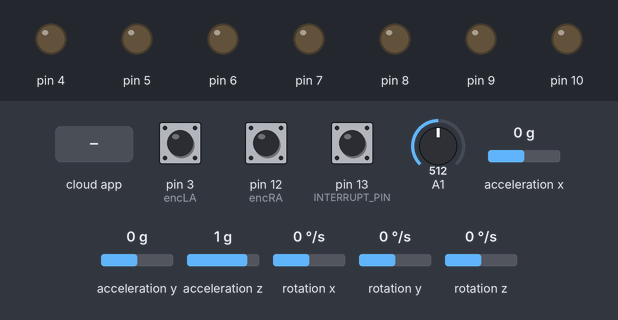
Recording of a program running on a simulated Teensy 3. Parts: output pins drawn as LEDs (lit = HIGH). The inputs (shaded band) are chosen by the test bench; at power-on: pin 3 (encLA) HIGH, pin 12 (encRA) HIGH, pin 13 (INTERRUPT_PIN) LOW, A1 = 512, acceleration x 0 g, acceleration y 0 g, acceleration z 1 g, rotation x 0 °/s, rotation y 0 °/s, rotation z 0 °/s. The ROS host is connected and sends only what is stated; the sensor or clock chip raises its interrupt line as the real part does.

Above: at 1.7 s.
1.8 s: the phone or cloud app sets linear.x to -100
At 2.4 s:
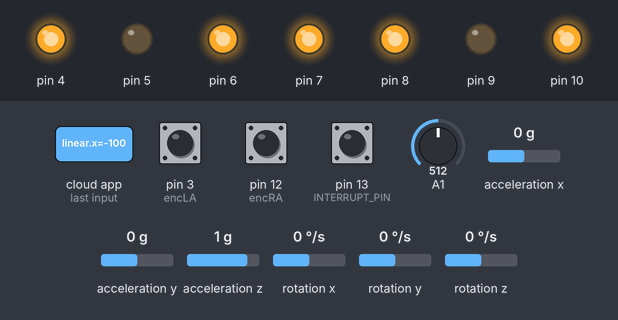
3.3 s: the phone or cloud app sets linear.x to 0
At 4.3 s:
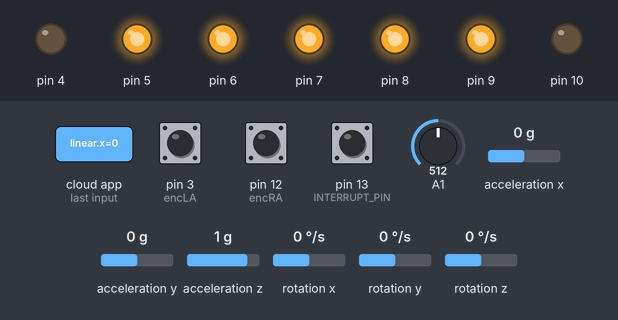
4.8 s: the phone or cloud app sets angular.z to -100
At 6.0 s:
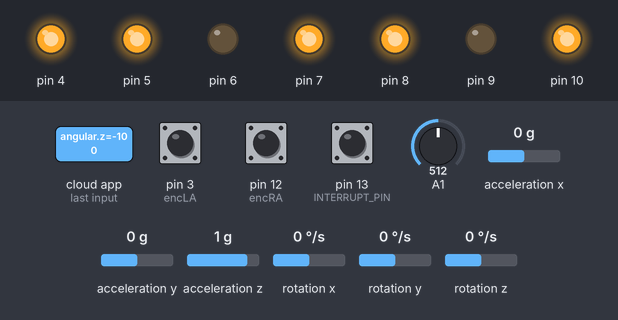
6.3 s: the phone or cloud app sets angular.z to 100
At 7.1 s:
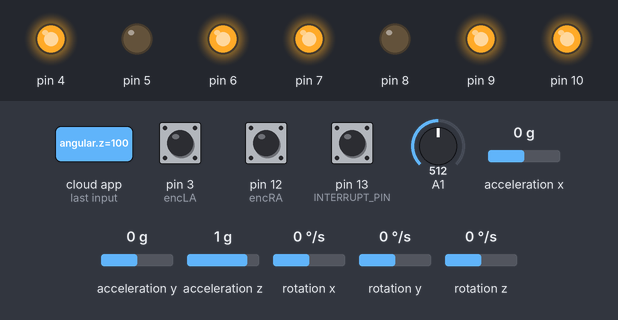
7.9 s: the phone or cloud app sets linear.x to 100
At 9.0 s:
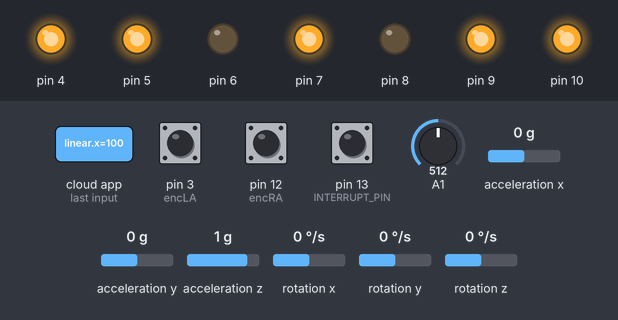
9.4 s: the phone or cloud app sets linear.x to -100
At 10.9 s:
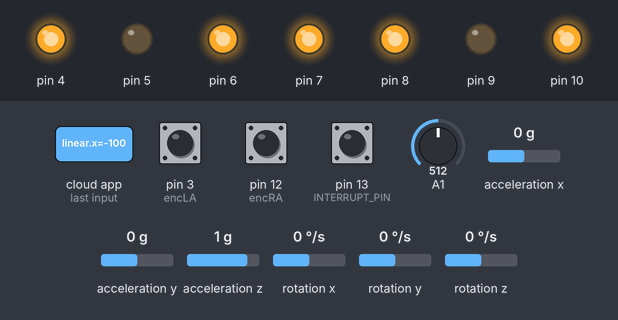
Timing chart, 0 to 11.9 s (numbered marks = the images above; inputs shaded):
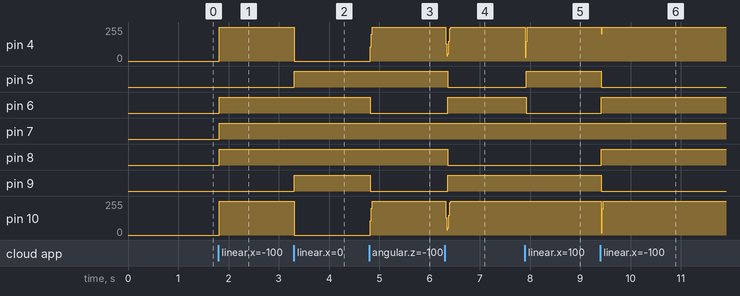

The program:

main.cpp
```cpp
/*
 * Mobile Robot w/ Teensy 3.2
 *  - ROS Control
 *  - Autonomous
 *
 * MPU-6050 IMU, Motor + Encoder
 * Library to be needed:
 *  - I2C_dev.h
 *  - MPU6050_6Axis_MotionApps612.h
 *  - TaskScheduler.h
 */


//===== IMU ====//
//==============//
#include "readAngle.h"
readAngle imu;


//===== MOTOR =====//
//=================//
//* Define motor driver pin on teensy3.2
#define PWMA 4
#define AIN2 5
#define AIN1 6
#define STBY 7
#define BIN1 8
#define BIN2 9
#define PWMB 10

#define encLA 3
#define encLB 2
#define encRA 12
#define encRB 11

#define readRA digitalReadFast(encRA) //faster than digitalRead()
#define readRB digitalReadFast(encRB)
#define readLA digitalReadFast(encLA)
#define readLB digitalReadFast(encLB)

const float wheelDia      = 70.0;           //Diameter of wheel 70 mm
const int   countsPerRev  = 1012;           //11 ppr * 46 gear ratio * (2 raising/falling edge)
const float wheelDistance = 135.0;          //Distance between wheel 135 mm
const float ticksPerMM    = (PI * wheelDia) /  countsPerRev;

volatile int32_t countL, countR;

#include "motorDriver.h"
MotorDriver mtr(countsPerRev, wheelDia/1000.0, 50);
pidControl  leftPID, rightPID;

int32_t posL_old, posR_old, posL_diff, posR_diff;
float posL_diff_mm, posR_diff_mm, pos_avg_diff, pos_total;


//===== ROS ====//
//==============//
#include <ros.h>
#include <ros/time.h>
#include <tf/tf.h>
// #include <tf/transform_broadcaster.h>

#include <nav_msgs/Odometry.h>
#include <geometry_msgs/Twist.h>
#include <sensor_msgs/Imu.h>
#include <std_msgs/Float32.h>

ros::NodeHandle                 nh;
// geometry_msgs::TransformStamped t;
nav_msgs::Odometry              odom_msg;
sensor_msgs::Imu                imu_msg;
std_msgs::Float32               battery_msg;
// tf::TransformBroadcaster        broadcaster;

char base_link[] = "base_link";
char odom[]      = "odom";

float throttle, steering;
float batt_voltage;

double x, y, theta;

bool moving;

void velCallback(const geometry_msgs::Twist &vel) {
  throttle = vel.linear.x;
  steering = vel.angular.z;

  if (throttle == 0 && steering == 0) {
    mtr.brake();
    mtr.PID_Clear(&leftPID);
    mtr.PID_Clear(&rightPID);
    moving = 0;
    return;
  }

  moving = 1;

  leftPID.TargetTicksPerFrame  = mtr.speedToTicks(throttle - steering * wheelDistance / 400.0);
  rightPID.TargetTicksPerFrame = mtr.speedToTicks(throttle + steering * wheelDistance / 400.0);
}

ros::Publisher                        odom_pub ("odom", &odom_msg);
ros::Publisher                        imu_pub  ("imu", &imu_msg);
ros::Publisher                        batt_pub ("batt_voltage", &battery_msg);
ros::Subscriber<geometry_msgs::Twist> vel_sub  ("cmd_vel", velCallback);


//===== SCHEDULER =====//
//=====================//
#include "TaskScheduler.h"
Scheduler runner;
//Create the main loop task that runs every 10 milliseconds
void updatePID();
void updateOdom();
Task tUpdatePID  (20, TASK_FOREVER, &updatePID);
Task tupdateOdom (100, TASK_FOREVER, &updateOdom);


// ================================================================
// ===               INTERRUPT DETECTION ROUTINE                ===
// ================================================================
volatile bool mpuInterrupt = false;     // indicates whether MPU interrupt pin has gone high
void dmpDataReady() {
  mpuInterrupt = true;
}

void encoderR() {
  if (readRA == readRB) countR++;
  else                  countR--;
}

void encoderL() {
  if (readLA != readLB) countL++;
  else                  countL--;
}


// ================================================================
// ===                      INITIAL SETUP                       ===
// ================================================================
void setup() {
  imu.initMPU();
  mtr.init(PWMA, AIN2, AIN1, STBY, BIN1, BIN2, PWMB, -1);

  pinMode(encLA, INPUT);
  pinMode(encLB, INPUT);
  pinMode(encRA, INPUT);
  pinMode(encRB, INPUT);

  // enable interrupt for MPU-6050
  attachInterrupt(INTERRUPT_PIN, dmpDataReady, RISING);
  // enable interrupt for encoder
  attachInterrupt(encRA, encoderR, CHANGE);
  attachInterrupt(encLA, encoderL, CHANGE);

  //Scheduler
  runner.addTask(tUpdatePID);
  runner.addTask(tupdateOdom);
  tUpdatePID.enable();
  tupdateOdom.enable();

  //ROS
  nh.initNode();
  nh.subscribe(vel_sub);
  nh.advertise(odom_pub);
  nh.advertise(imu_pub);
  nh.advertise(batt_pub);

  // broadcaster.init(nh);

  //Load the battery voltage to the battery_voltage variable.
  //Teensy uses a default 10 bit analog to digital converter.
  //analogRead => 0 = 0V ..... 1023 = 3.3V
  //The voltage divider (1k & 10k) is 1:11.
  //analogRead => 0 = 0V ..... 1023 = 36.3V
  //1023 / 36.3 = 28.18.
  batt_voltage = (float)analogRead(A1) / 28.18;
}

// ================================================================
// ===                    MAIN PROGRAM LOOP                     ===
// ================================================================
void loop() {
  runner.execute();
  nh.spinOnce();
}

// ================================================================
// ===                  UPDATE PID CONTROLLER                   ===
// ================================================================
void updatePID() {
  ATOMIC_BLOCK(ATOMIC_RESTORESTATE) {
    leftPID.Encoder  = countL;
    rightPID.Encoder = countR;
  }

  if (!moving) return;

  mtr.PID(&leftPID);
  mtr.PID(&rightPID);

  // Serial.printf("Enc: ");       Serial.print(leftPID.Encoder);
  // Serial.printf(" - ");         Serial.print(rightPID.Encoder);
  // Serial.printf("\tOutput: ");  Serial.print(leftPID.output);
  // Serial.printf(" - ");         Serial.print(rightPID.output);
  // Serial.println();

  mtr.setSpeed(leftPID.output, rightPID.output);
}

// ================================================================
// ===                     UPDATE ODOMETRY                      ===
// ================================================================
void updateOdom() {
  if (mpuInterrupt) imu.readData();

  //The battery voltage is needed for compensation.
  //A complementary filter is used to reduce noise.
  //352.25 = 28.18 / 0.08.
  batt_voltage = batt_voltage * 0.92 + ((float)analogRead(A1) / 352.25);

  battery_msg.data = batt_voltage;
  batt_pub.publish(&battery_msg);


  //Calculate position from encoder data
  posL_diff = leftPID.Encoder - posL_old;
  posR_diff = rightPID.Encoder - posR_old;
  posL_old  = leftPID.Encoder;
  posR_old  = rightPID.Encoder;

  posL_diff_mm = posL_diff * ticksPerMM;
  posR_diff_mm = posR_diff * ticksPerMM;

  pos_avg_diff = (posL_diff_mm + posR_diff_mm) / 2;
  pos_total   += pos_avg_diff;

  theta += (posR_diff_mm - posL_diff_mm) / 360;

  if (theta > PI)  theta -= TWO_PI; //limit upper value
  if (theta < -PI) theta += TWO_PI; //limit lower value

  y += pos_avg_diff * sin(theta);   //y position from start
  x += pos_avg_diff * cos(theta);   //x position from start

  // // Broadcast odom->base_link transform with tf
  // t.header.frame_id = odom;
  // t.child_frame_id  = base_link;

  // t.transform.translation.x = x/1000; //convert to meters
  // t.transform.translation.y = y/1000;
  // t.transform.translation.z = 0;

  // t.transform.rotation  = tf::createQuaternionFromYaw(theta);
  // t.header.stamp        = nh.now();

  // broadcaster.sendTransform(t);

  //Publish odom message
  odom_msg.header.stamp           = nh.now();
  odom_msg.header.frame_id        = odom;
  odom_msg.pose.pose.position.x   = x/1000;
  odom_msg.pose.pose.position.y   = y/1000;
  odom_msg.pose.pose.position.z   = 0;
  odom_msg.pose.pose.orientation  = tf::createQuaternionFromYaw(theta);

  odom_msg.child_frame_id         = base_link;
  odom_msg.twist.twist.linear.x   = ((posL_diff_mm + posR_diff_mm) / 2) / 10;
  odom_msg.twist.twist.linear.y   = 0.0;
  odom_msg.twist.twist.angular.z  = ((posL_diff_mm - posR_diff_mm) / 360) / 100;

  odom_pub.publish(&odom_msg);

  //Publish IMU message
  imu_msg.header.stamp    = nh.now();
  imu_msg.header.frame_id = "imu";

  imu_msg.orientation.w   = imu.q.w;
  imu_msg.orientation.x   = imu.q.x;
  imu_msg.orientation.y   = imu.q.y;
  imu_msg.orientation.z   = imu.q.z;

  imu_msg.linear_acceleration.x = imu.aaReal.x;
  imu_msg.linear_acceleration.y = imu.aaReal.y;
  imu_msg.linear_acceleration.z = imu.aaReal.z;

  imu_msg.angular_velocity.x  = imu.gy.x;
  imu_msg.angular_velocity.y  = imu.gy.y;
  imu_msg.angular_velocity.z  = imu.gy.z;

  imu_pub.publish(&imu_msg);
}
```

readAngle.h
```cpp
#ifndef _readAngle_H_
#define _readAngle_H_

// I2Cdev and MPU6050 must be installed as libraries, or else the .cpp/.h files
// for both classes must be in the include path of your project
#include <I2Cdev.h>
#include <MPU6050_6Axis_MotionApps612.h>

// Arduino Wire library is required if I2Cdev I2CDEV_ARDUINO_WIRE implementation
// is used in I2Cdev.h
#if I2CDEV_IMPLEMENTATION == I2CDEV_ARDUINO_WIRE
#include "Wire.h"
#endif

#define INTERRUPT_PIN 13

class readAngle {
  public:
    void initMPU();
    void readData();

    // Variable
    // float yaw, roll, pitch;
    // orientation/motion vars
    Quaternion q;           // [w, x, y, z]         quaternion container
    VectorInt16 aa;         // [x, y, z]            accel sensor measurements
    VectorInt16 gy;         // [x, y, z]            gyro sensor measurements
    VectorInt16 aaReal;     // [x, y, z]            gravity-free accel sensor measurements

  private:
    // MPU control/status vars
    bool dmpReady = false;  // set true if DMP init was successful
    uint8_t devStatus;      // return status after each device operation (0 = success, !0 = error)
    uint8_t fifoBuffer[64]; // FIFO storage buffer

    // orientation/motion vars
    VectorFloat gravity;    // [x, y, z]            gravity vector
    // float ypr[3];           // [yaw, pitch, roll]   yaw/pitch/roll container and gravity vector
};

#endif
```

readAngle.cpp
```cpp
#include "readAngle.h"

MPU6050 mpu;
//MPU6050 mpu(0x69); // <-- use for AD0 high

void readAngle::initMPU() {
  // join I2C bus (I2Cdev library doesn't do this automatically)
#if I2CDEV_IMPLEMENTATION == I2CDEV_ARDUINO_WIRE
  Wire.begin();
  Wire.setClock(400000); // 400kHz I2C clock. Comment this line if having compilation difficulties
#elif I2CDEV_IMPLEMENTATION == I2CDEV_BUILTIN_FASTWIRE
  Fastwire::setup(400, true);
#endif

  mpu.initialize();
  pinMode(INTERRUPT_PIN, INPUT);

  // load and configure the DMP
  devStatus = mpu.dmpInitialize();

  // supply your own gyro offsets here, scaled for min sensitivity
  mpu.setXAccelOffset(-1604);
  mpu.setYAccelOffset(-1699);
  mpu.setZAccelOffset(1205);
  mpu.setXGyroOffset(31);
  mpu.setYGyroOffset(33);
  mpu.setZGyroOffset(17);

  // make sure it worked (returns 0 if so)
  if (devStatus == 0) {
    // Calibration Time: generate offsets and calibrate our MPU6050
    mpu.CalibrateAccel(10);
    mpu.CalibrateGyro(10);
    // turn on the DMP, now that it's ready
    mpu.setDMPEnabled(true);

    // set our DMP Ready flag so the main loop() function knows it's okay to use it
    dmpReady = true;
  }
}

void readAngle::readData() {
  // if programming failed, don't try to do anything
  if (!dmpReady) return;
  // read a packet from FIFO
  if (mpu.dmpGetCurrentFIFOPacket(fifoBuffer)) { // Get the Latest packet
    mpu.dmpGetQuaternion(&q, fifoBuffer);
    mpu.dmpGetAccel(&aa, fifoBuffer);
    mpu.dmpGetGyro(&gy, fifoBuffer);

    mpu.dmpGetGravity(&gravity, &q);

    mpu.dmpGetLinearAccel(&aaReal, &aa, &gravity);
  }
}
```

motorDriver.h
```cpp
#ifndef _MOTOR_DRIVER_H_
#define _MOTOR_DRIVER_H_

#include <Arduino.h>
#include <util/atomic.h> // For the ATOMIC_BLOCK macro

typedef struct {
  double TargetTicksPerFrame;    // target speed in ticks per frame
  long Encoder;                  // encoder count
  long PrevEnc;                  // last encoder count
  int PrevErr;                   // last error
  int Ierror;                    // integrated error
  int output;                    // last motor setting
}
pidControl;

class MotorDriver {
    public:
        MotorDriver(int cpr, float wheelDia, int PID_RATE);
        void init(int PWMApin, int AIn2Pin, int AIn1Pin, int STBYpin, int BIn1Pin, int BIn2Pin, int PWMBpin, int offset);

        int speedToTicks(float v);
        void setSpeed(int speedA, int speedB);
        void brake();
        void standby();

        void PID(pidControl *p);
        void PID_Tunings(float Kp, float Ki, float Kd);
        void PID_Clear(pidControl *p);

    private:
        int _Ain1Pin, _Ain2Pin, _pwmAPin, _Bin2Pin, _Bin1Pin, _pwmBPin, _stbyPin, _offset;
        int _pidRate;
        float _kp, _ki, _kd;

        int _cpr;
        float _wheelDia;

        void setSpeedA(int speed);
        void setSpeedB(int speed);

        #define MAXOUTPUT 255
};

#endif
```

motorDriver.cpp
```cpp
#include "motorDriver.h"

MotorDriver::MotorDriver(int cpr, float wheelDia, int PID_RATE) {
    _cpr = cpr;
    _wheelDia = wheelDia;
    _pidRate = PID_RATE;

    _kp = 3;
    _ki = 0;
    _kd = 0.5;
}

void MotorDriver::init( int PWMApin, int AIn2Pin, int AIn1Pin,
                        int STBYpin,
                        int BIn1Pin, int BIn2Pin, int PWMBpin,
                        int offset) {
    _Ain1Pin = AIn1Pin;
    _Ain2Pin = AIn2Pin;
    _pwmAPin = PWMApin;

    _Bin1Pin = BIn1Pin;
    _Bin2Pin = BIn2Pin;
    _pwmBPin = PWMBpin;

    _offset = offset;
    _stbyPin = STBYpin;

    pinMode(_Ain1Pin, OUTPUT);
    pinMode(_Ain2Pin, OUTPUT);
    pinMode(_pwmAPin, OUTPUT);
    pinMode(_stbyPin, OUTPUT);
    pinMode(_Bin1Pin, OUTPUT);
    pinMode(_Bin2Pin, OUTPUT);
    pinMode(_pwmBPin, OUTPUT);
}

int MotorDriver::speedToTicks(float v) {
    return int(v * _cpr / (_pidRate * PI * _wheelDia));
}

void MotorDriver::setSpeedA(int speed) {
    speed = speed * _offset;

    if (speed >= 0) {
        digitalWriteFast(_Ain1Pin, HIGH);
        digitalWriteFast(_Ain2Pin, LOW);
        analogWrite(_pwmAPin, speed);
    } else {
        digitalWriteFast(_Ain1Pin, LOW);
        digitalWriteFast(_Ain2Pin, HIGH);
        analogWrite(_pwmAPin, -speed);
    }
}

void MotorDriver::setSpeedB(int speed) {
    speed = speed * _offset;

    if (speed >= 0) {
        digitalWriteFast(_Bin1Pin, HIGH);
        digitalWriteFast(_Bin2Pin, LOW);
        analogWrite(_pwmBPin, speed);
    } else {
        digitalWriteFast(_Bin1Pin, LOW);
        digitalWriteFast(_Bin2Pin, HIGH);
        analogWrite(_pwmBPin, -speed);
    }
}

void MotorDriver::setSpeed(int speedA, int speedB) {
    digitalWriteFast(_stbyPin, HIGH);

    setSpeedA(speedA);
    setSpeedB(speedB);
}

void MotorDriver::brake() {
    digitalWriteFast(_Ain1Pin, HIGH);
    digitalWriteFast(_Ain2Pin, HIGH);
    analogWrite(_pwmAPin, 0);

    digitalWriteFast(_Bin1Pin, HIGH);
    digitalWriteFast(_Bin2Pin, HIGH);
    analogWrite(_pwmBPin, 0);
}

void MotorDriver::standby() {
    digitalWriteFast(_stbyPin, LOW);
}

void MotorDriver::PID(pidControl *p) {
    long pError, output;

    pError = p->TargetTicksPerFrame - (p->Encoder - p->PrevEnc);

    output     = (_kp * pError + _kd * (pError - p->PrevErr) + _ki * p->Ierror);
    p->PrevErr = pError;
    p->PrevEnc = p->Encoder;

    output += p->output;

    if (output >= MAXOUTPUT)        output = MAXOUTPUT;
    else if (output <= -MAXOUTPUT)  output = -MAXOUTPUT;
    else                            p->Ierror += pError;

    p->output = output;
}

void MotorDriver::PID_Tunings(float Kp, float Ki, float Kd) {
    _kp = Kp; _ki = Ki; _kd = Kd;
}

void MotorDriver::PID_Clear(pidControl *p) {
    p->Ierror  = 0;
    p->PrevErr = 0;
    p->output  = 0;
}
```

Measured:
- after the input at 1.8 s, pin 4, pin 10: 0/255 → 255/255 at once; pin 6–8: LOW → HIGH at once
- after the input at 3.3 s, pin 4, pin 10: 255/255 → 0/255 at once; pin 5, pin 9: LOW → HIGH at once
- after the input at 4.8 s, pin 4, pin 10: 0/255 → 255/255 at once; pin 6, pin 9: HIGH → LOW at once
- after the input at 6.3 s, pin 5, pin 8: HIGH → LOW after 0.06 s; pin 6, pin 9: LOW → HIGH after 0.06 s
- after the input at 7.9 s, pin 4: 255/255 → 30/255 at once, → 150/255 0.02 s later, → 255/255 0.02 s later; pin 5: LOW → HIGH at once; pin 6: HIGH → LOW at once
- after the input at 9.4 s, pin 4: 255/255 → 205/255 at once, → 255/255 0.02 s later; pin 5, pin 9: HIGH → LOW at once; pin 6, pin 8: LOW → HIGH at once; pin 10: 255/255 → 16/255 at once, → 196/255 0.02 s later, → 255/255 0.02 s later
